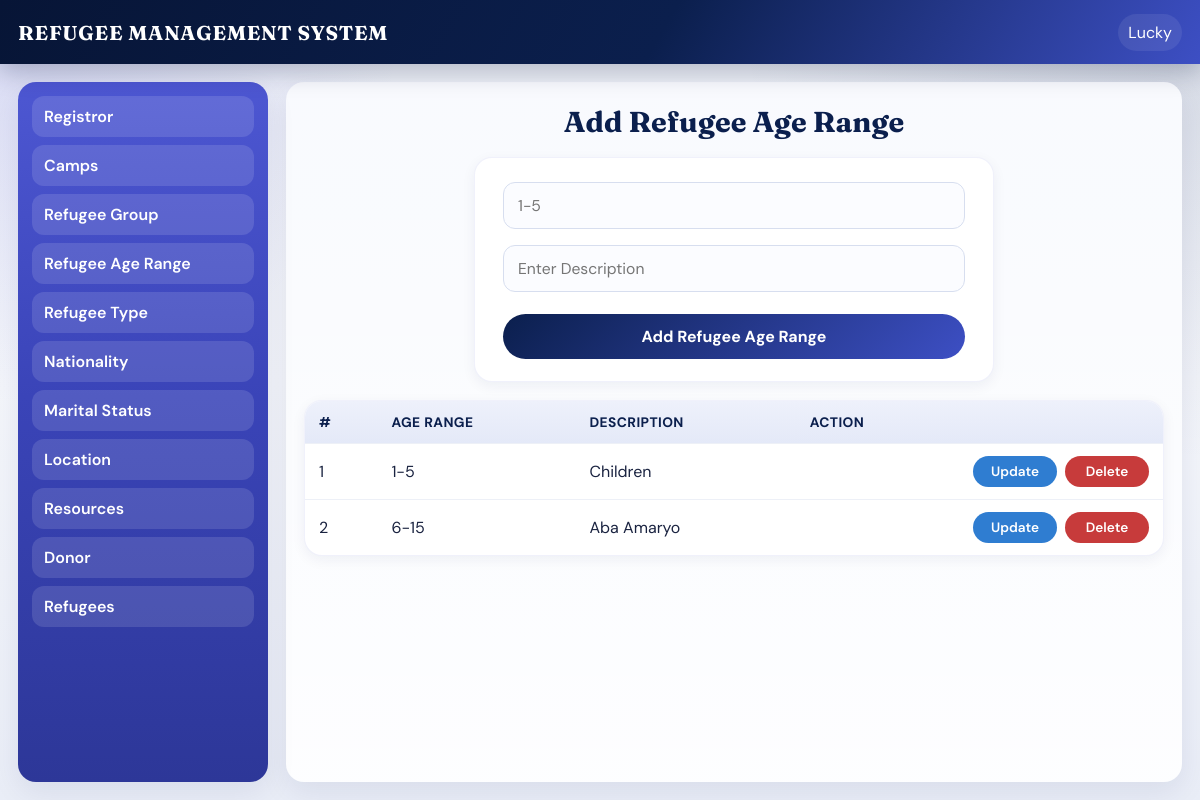
The app's page /refugee-age-range.php (signed in) with its own data.
### tables this page shows
CREATE TABLE IF NOT EXISTS `age_range` (
  `age_id` int NOT NULL AUTO_INCREMENT,
  `a_range` varchar(45) NOT NULL,
  `description` varchar(45) NOT NULL,
  PRIMARY KEY (`age_id`)
);

### refugee-age-range.php (the view, shortened to what this page needs)
<?php include "includes/header.php" ?>
<div class="container">
    <div class="sidebar">
<?php include "includes/sidebar.php"; ?>
    </div>
    <div class="main">
      <h1>Add Refugee Age Range</h1>
      <div class="form-section">
        <form method="post">
            <input type="text" name="range" placeholder="1-5" required>
            <input type="text" name="range_discription" placeholder="Enter Description" required>
            <input type="submit" name="submit" value="Add Refugee Age Range" class="btn">
        </form>
      </div>
       <div class="table-section" id="list">
   <table>
        <tr>
          <th>#</th>
          <th>Age Range</th>
          <th>Description</th>
          <th>Action</th>
        </tr>
        <?php
        $select=mysqli_query($conn,"select * from age_range");
        $count=0;
        while($row=mysqli_fetch_array($select)){
          $count++;
          ?>
<tr>
          <td><?php echo $count; ?></td>
          <td><?php echo  htmlspecialchars($row['a_range']); ?></td>
          <td><?php echo  htmlspecialchars($row['description']); ?></td>
          <td><div class="actions">
          <a href="update-age-range.php?age=<?php echo $row['age_id']; ?>"><div class="edit">Update</div></a>
           <a href="delete-age-range.php?age=<?php echo $row['age_id']; ?>" onclick="return confirm('Are you sure you want to delete');"><div class="delete">Delete</div></a>
          </div></td>
        </tr>
          <?php
        }
        ?>
      </table>
</div>
    </div>
</div>
<?php include "includes/footer.php"; ?>

### assets/css/dashboard.css (style rules this page uses)
:root { --navy: #0b1f4d; --navy-deep: #071536; --indigo: #3d4fc4; --indigo-soft: #6a6ae3; --sky: #e8eefc; --surface: #f4f6fb; --card: #ffffff; --text: #1a2340; --muted: #5b6785; --success: #1f8a5b; --danger: #c73b3b; --warn: #2f7dd1; --radius: 14px; --shadow: 0 10px 30px rgba(11, 31, 77, 0.08); --shadow-sm: 0 4px 14px rgba(11, 31, 77, 0.06); --font: "DM Sans", "Segoe UI", sans-serif; --display: "Fraunces", Georgia, serif; }
* { padding: 0; margin: 0; box-sizing: border-box; }
html { scroll-behavior: smooth; }
body { font-family: var(--font); color: var(--text); background: radial-gradient(circle at top left, rgba(106, 106, 227, 0.18), transparent 28%), radial-gradient(circle at top right, rgba(11, 31, 77, 0.12), transparent 32%), linear-gradient(180deg, #eef1f8 0%, var(--surface) 48%, #e9edf7 100%); min-height: 100vh; }
a { color: inherit; }
.container { display: grid; grid-template-columns: 250px 1fr; gap: 18px; padding: 18px; max-width: 1500px; margin: 0 auto; align-items: start; }
.container .sidebar { width: 100%; min-height: calc(100vh - 100px); background: linear-gradient(180deg, #4d57d2 0%, #3a44b8 45%, #2d3798 100%); border-radius: 18px; overflow: hidden; box-shadow: var(--shadow); position: sticky; top: 82px; }
.container .main { width: 100%; min-height: calc(100vh - 100px); border-radius: 18px; text-align: center; background: linear-gradient(180deg, rgba(255, 255, 255, 0.72), rgba(255, 255, 255, 0.92)), var(--sky); box-shadow: var(--shadow); padding: 22px 18px 28px; overflow: auto; }
.main > h1 { font-family: var(--display); font-size: clamp(1.4rem, 2.4vw, 2rem); color: var(--navy); margin-bottom: 18px; }
.form-section { margin: 0 auto 18px; width: min(520px, 100%); background: var(--card); border-radius: 18px; overflow: hidden; box-shadow: var(--shadow-sm); border: 1px solid rgba(61, 79, 196, 0.08); text-align: left; }
.table-section { margin: 18px auto 0; width: min(1100px, 100%); background: var(--card); border-radius: 18px; overflow: auto; box-shadow: var(--shadow-sm); border: 1px solid rgba(61, 79, 196, 0.08); }
.table-section table { width: 100%; border-collapse: collapse; margin: 0; border: 0; }
.table-section table th { text-align: left; background: linear-gradient(180deg, #eef1fb, #e4e9f8); padding: 12px 14px; color: var(--navy); font-size: 0.86rem; letter-spacing: 0.03em; text-transform: uppercase; white-space: nowrap; }
.table-section table td { text-align: left; padding: 12px 14px; border-top: 1px solid #edf0f7; vertical-align: middle; }
.actions { display: flex; flex-wrap: wrap; gap: 8px; justify-content: flex-end; }
.table-section table td .delete, .table-section table td .edit { width: auto; min-width: 84px; padding: 7px 12px; color: #fff; border-radius: 999px; float: none; margin: 0; text-align: center; font-size: 0.85rem; font-weight: 600; display: inline-block; }
.table-section table td .delete { background: var(--danger); }
.table-section table td .edit { background: var(--warn); }
.form-section form { width: 100%; padding: 18px; display: block; }
.form-section form input, .form-section form textarea, .form-section form select { width: calc(100% - 20px); margin: 6px 10px 10px; padding: 12px 14px; border-radius: 12px; outline: none; border: 1px solid #d7deef; background: #fbfcff; font-family: var(--font); font-size: 0.98rem; transition: border-color 0.2s ease, box-shadow 0.2s ease; }
.form-section form .btn { background: linear-gradient(135deg, var(--navy), var(--indigo)); color: #fff; padding: 12px 16px; border: none; border-radius: 999px; text-align: center; font-family: var(--font); font-size: 1rem; font-weight: 700; width: calc(100% - 20px); margin: 12px 10px 4px; }

### records on screen
age_range: a_range "1-5", description "Children"
age_range: a_range "6-15", description "Aba Amaryo"

### other values on screen
$_SESSION['name'] "Lucky"
